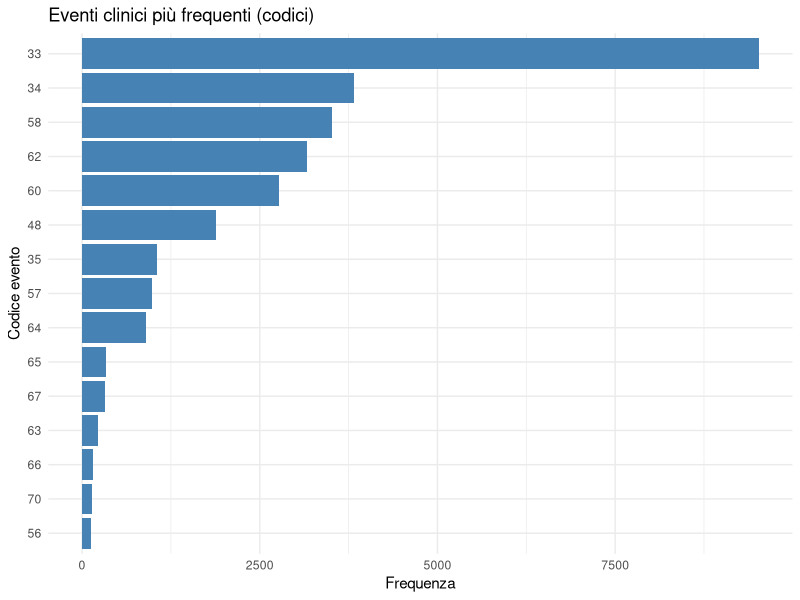
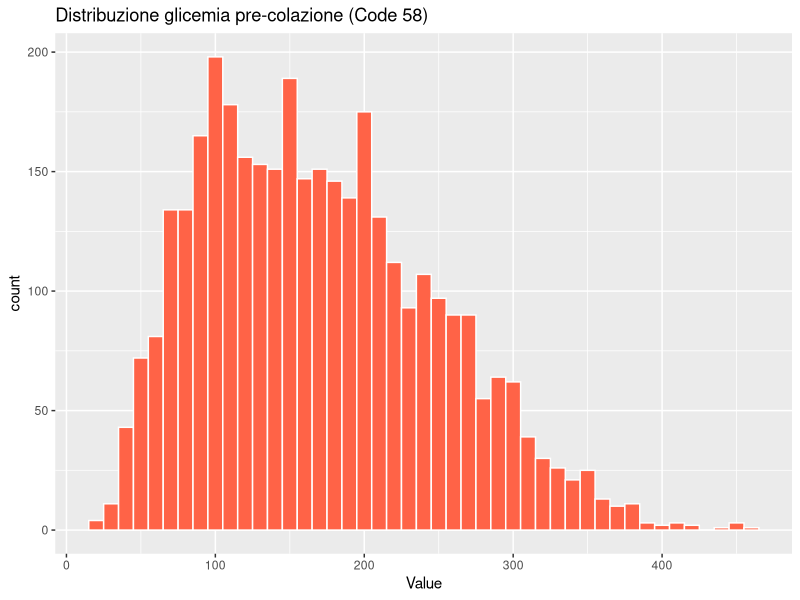
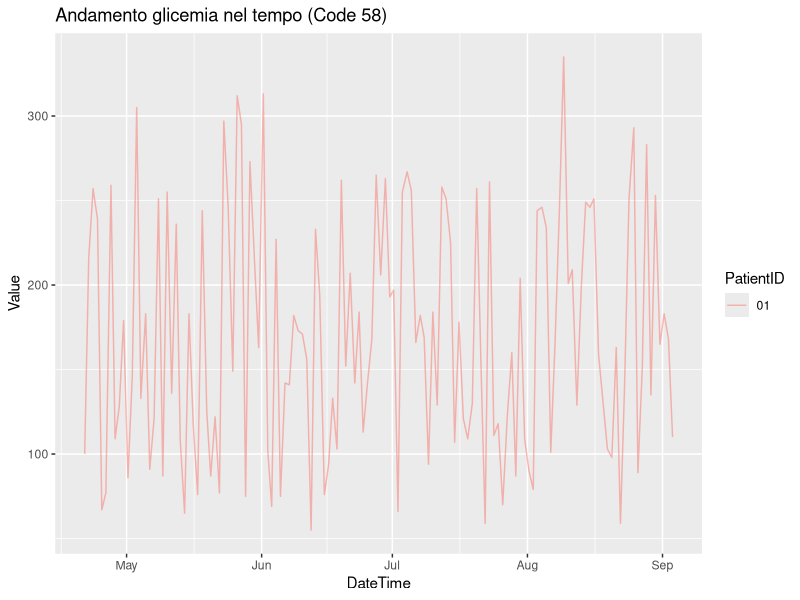

These charts were generated, in order, by the following R code:
library(tidyverse)

# Leggi il CSV
full_data <- read_csv("./dataset/diabetes_full_data.csv")

# Verifica struttura
glimpse(full_data)

# Numero di pazienti
num_pazienti <- n_distinct(full_data$PatientID)
cat("Numero totale di pazienti:", num_pazienti, "\n")

# Statistiche base
summary(full_data)

# Frequenza dei codici
code_counts <- full_data %>%
  count(Code) %>%
  arrange(desc(n))

# Visualizza i codici più frequenti
print(code_counts)


# Grafico a barre dei 15 codici più comuni
code_counts %>%
  slice_max(n, n = 15) %>%
  ggplot(aes(x = reorder(as.factor(Code), n), y = n)) +
  geom_col(fill = "steelblue") +
  coord_flip() +
  labs(
    title = "Eventi clinici più frequenti (codici)",
    x = "Codice evento",
    y = "Frequenza"
  ) +
  theme_minimal()


# Quanti eventi per paziente
eventi_paziente <- full_data %>%
  count(PatientID) %>%
  arrange(desc(n))

# Visualizza primi 10 pazienti per numero eventi
print(head(eventi_paziente, 10))

#per ogni paziente, quanti eventi di ciascun tipo ci sono stati
tabella_codici_pazienti <- full_data %>%
  count(PatientID, Code) %>%
  pivot_wider(names_from = Code, values_from = n, values_fill = 0)

# Visualizza una parte della tabella
print(head(tabella_codici_pazienti))


# Esempio per il codice glicemia (es. 58)
full_data %>%
  filter(Code == 58) %>%
  ggplot(aes(x = Value)) +
  geom_histogram(binwidth = 10, fill = "tomato", color = "white") +
  labs(title = "Distribuzione glicemia pre-colazione (Code 58)")


# Crea la colonna DateTime combinando Date e Time
full_data <- full_data %>%
  mutate(
    DateTime = mdy_hm(paste(Date, Time))
  )

full_data %>%
  filter(Code == 58 , PatientID=="01") %>%
  ggplot(aes(x = DateTime, y = Value, color = PatientID)) +
  geom_line(alpha = 0.5) +
  labs(title = "Andamento glicemia nel tempo (Code 58)")  

# crea un profiilo statistico per ciascun paziente
  full_data %>%
  group_by(PatientID, Code) %>%
  summarise(
    media = mean(Value, na.rm = TRUE),
    sd = sd(Value, na.rm = TRUE),
    count = n()
  ) %>%
  pivot_wider(names_from = Code, values_from = media, values_fill = NA)